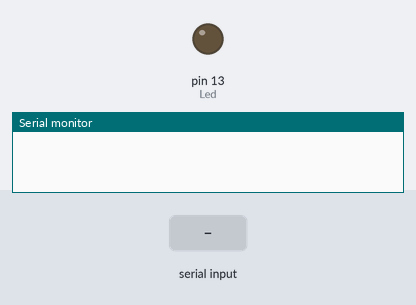
The sketch below on a simulated Arduino Uno, built with avr-gcc and run on an emulated ATmega328P. On the bench: output pins drawn as LEDs (lit = HIGH), the last lines printed to the serial monitor. Inputs (shaded band) come from the test bench.

Above: at 1.2 s.
1.3 s: "1" received over Serial
At 1.9 s:
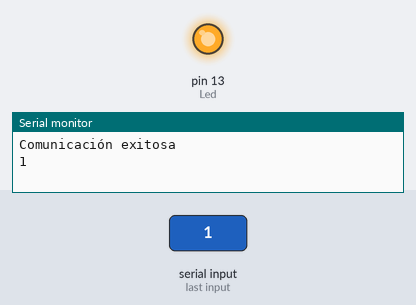
2.8 s: "0" received over Serial
At 4.2 s:
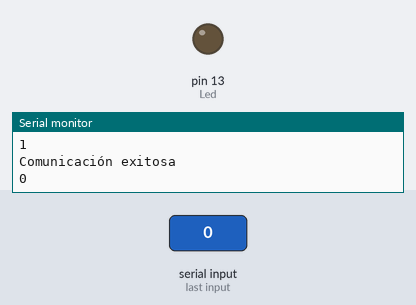
Timing chart, 0 to 5.8 s (numbered marks = the images above; inputs shaded):
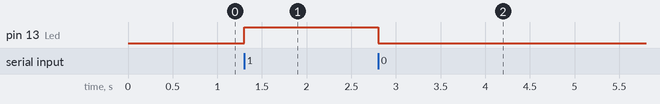

Measured:
- after the input at 1.3 s, pin 13 (Led): LOW → HIGH at once
- after the input at 2.8 s, pin 13 (Led): HIGH → LOW at once

The sketch:

BLUETOOTH_1.ino
```cpp
char dato;
#define Led 13
void setup() {
  pinMode(Led, OUTPUT);
  Serial.begin(9600);
}

void loop() {
  if (Serial.available() > 0) {
    dato = Serial.read();
    Serial.println("Comunicación exitosa");
    Serial.println(dato);
    if (dato == '1') {
      digitalWrite(Led, HIGH);
    } else if (dato == '0') {
      digitalWrite(Led, LOW);
    }
  }
}
```
